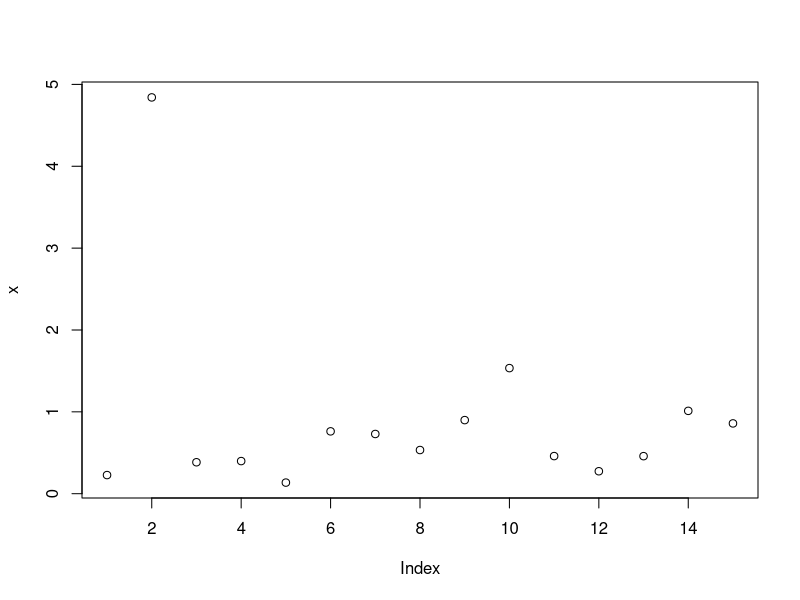
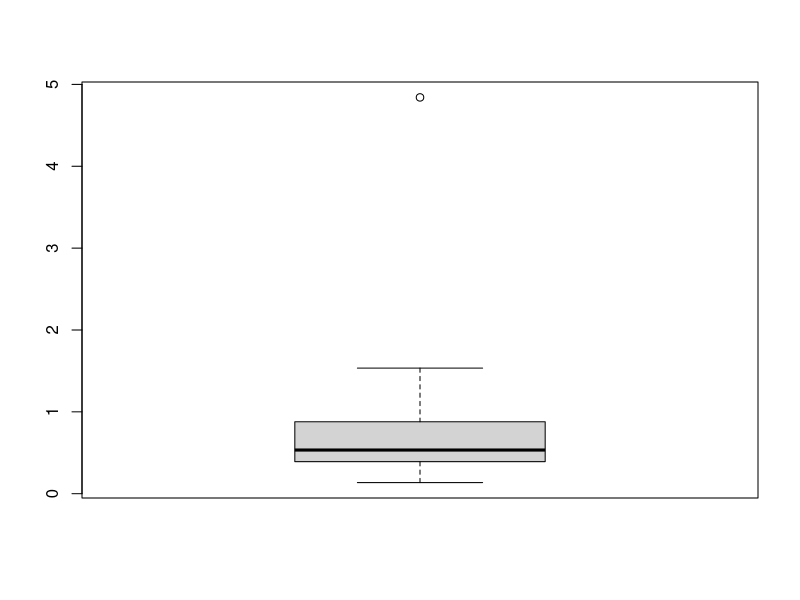
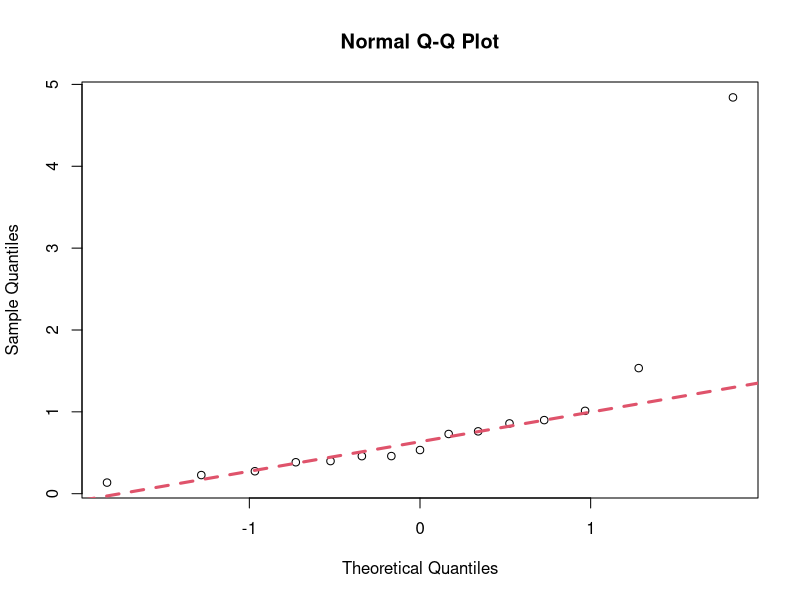
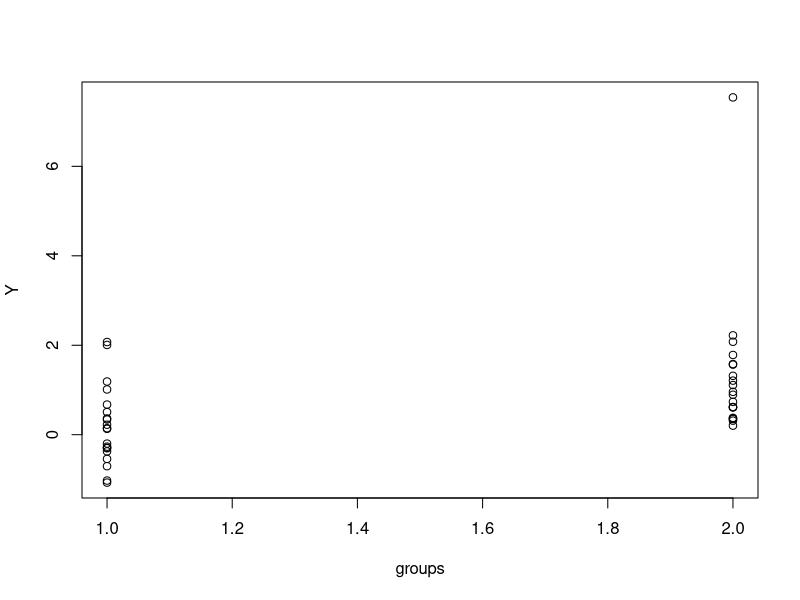
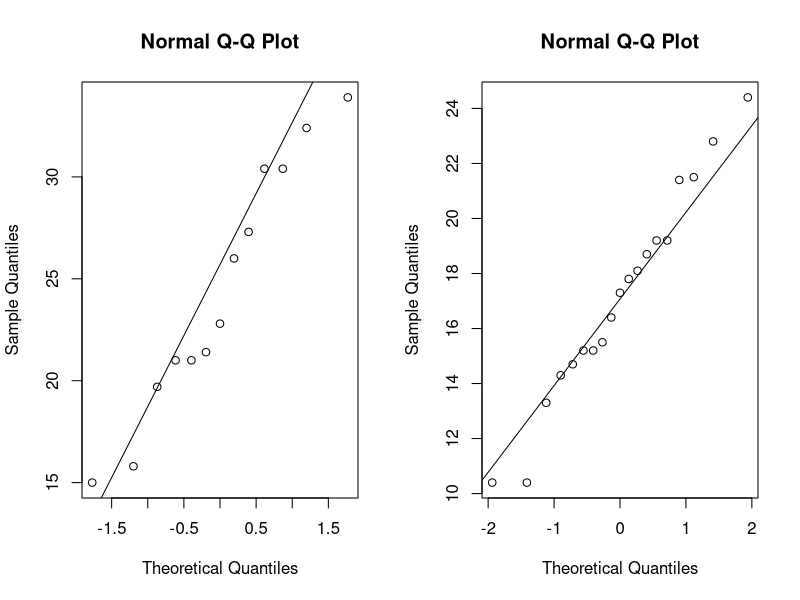
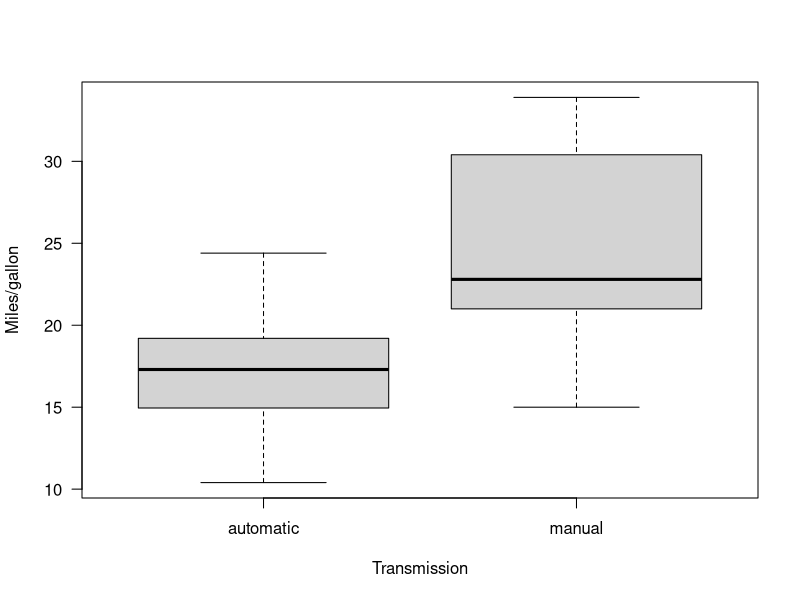

Generate these figures, in order, with R: (Note: this script raises an error after producing the figures.)
## ---- chunk 1
library(knitr)
opts_knit$set(global.par=TRUE) 
opts_chunk$set(cache.extra = rand_seed,fig.align='center')
set.seed(12)
## ---- chunk 2
#data = read.table("Z:/GitHub/RMarkdowns - Stat with R/4_Classical Tests/das.txt",header=T)
#attach(data)
#boxplot(y)
## ---- chunk 3
#t.test(y,mu=2.5,alt="less",conf=0.95)  # mean = 2.5, alternative hypothesis one-sided; we get a one-sided 95% CI for the mean 
## ---- chunk 4
#t.test(y,mu=2.5,alt="two.sided",conf=0.95) #2 sided-version
## ---- chunk 5
#detach(data)
## ---- chunk 6
x<-exp(rnorm(15))
plot(x)
## ---- chunk 7
boxplot(x)
## ---- chunk 8
qqnorm(x)
qqline(x,lty=2,col=2,lwd=3)
## ---- chunk 9
shapiro.test(x) # not normally distributed
## ---- chunk 10
summary(x)
## ---- chunk 11
wilcox.test(x, alternative="two.sided", mu=1) # high p value-> median of x is not different from 1
## ---- chunk 12
Y1 <- rnorm(20)
Y2 <- rlnorm(20)
Y <- c(Y1, Y2)
groups <- as.factor(c(rep("Y1", length(Y1)), rep("Y2", length(Y2))))
## ---- chunk 13
plot.default(Y ~ groups)
## ---- chunk 14
t.test(rank(Y) ~ groups)
## ---- chunk 15
head(mtcars)
## ---- chunk 16
mtcars$fam=factor(mtcars$am, levels=c(0,1), labels=c("automatic","manual")) #transform "am" into a factor (fam) [Transmission (0 = automatic, 1 = manual)]

attach(mtcars)
head(mtcars)
## ---- chunk 17
summary(mtcars$fam)
## ---- chunk 18
par(mfrow=c(1,2))
qqnorm(mpg[fam=="manual"]);qqline(mpg[fam=="manual"])
qqnorm(mpg[fam=="automatic"]); qqline(mpg[fam=="automatic"])
## ---- chunk 19
shapiro.test(mpg[fam=="manual"])  #normal distributed
## ---- chunk 20
shapiro.test(mpg[fam=="automatic"])   #normal distributed
## ---- chunk 21
par(mfrow=c(1,1))
## ---- chunk 22
boxplot(mpg~fam, ylab="Miles/gallon",xlab="Transmission",las=1)
## ---- chunk 23
t.test(mpg~fam,mu=0, alt="two.sided",conf=0.95,var.eq=F,paired=F)
## ---- chunk 24
t.test(mpg~fam) 
## ---- chunk 25
t.test(mpg~fam,var.eq=TRUE,paired=F)
## ---- chunk 26
boxplot(mpg~fam, ylab="Miles/gallon",xlab="Transmission",las=1)
## ---- chunk 27
var(mpg[fam=="manual"])
## ---- chunk 28
var(mpg[fam=="automatic"])
## ---- chunk 29
library(car)
## ---- chunk 30
leveneTest(mpg~fam) # Ho is that the population variances are equal
## ---- chunk 31
# Ho rejected, non-equal variances
## ---- chunk 32
qqnorm(hp[fam=="manual"]);qqline(hp[fam=="manual"])
## ---- chunk 33
qqnorm(hp[fam=="automatic"]);qqline(hp[fam=="automatic"])
## ---- chunk 34
shapiro.test(hp[fam=="manual"])  #not normally distributed
## ---- chunk 35
shapiro.test(hp[fam=="automatic"])  #normally distributed
## ---- chunk 36
boxplot(hp~fam)
## ---- chunk 37
wilcox.test(hp~fam,mu=0,alt="two.sided",conf.int=T,conf.level=0.95,paired=F,exact=F) ## non parametric conf.int are reported
## ---- chunk 38
detach(mtcars)
## ---- chunk 39
#streams = read.table("Z:/GitHub/RMarkdowns - Stat with R/4_Classical Tests/streams.txt",header=T)
#head(streams)
## ---- chunk 40
#attach(streams)
#summary(streams)
## ---- chunk 41
#plot(up,down)
#abline(a=0,b=1) #add a line with intercept 0 and slope 1
## ---- chunk 42
#shapiro.test(down) #not normally distributed
## ---- chunk 43
#shapiro.test(up) #normally distributed
## ---- chunk 44

#summary(up)
## ---- chunk 45
#summary(down)
## ---- chunk 46
#wilcox.test(up,down,mu=0,paired=T,conf.int=T,exact=F) #paired =T, low p ->reject Ho, medians are different
## ---- chunk 47
#detach(streams)
## ---- chunk 48
#fish = read.table("Z:/GitHub/RMarkdowns - Stat with R/4_Classical Tests/fishing.txt",header=T)
## ---- chunk 49
#attach(fish)
#head(fish)
## ---- chunk 50
#boxplot(before,after,ylab="Fish Density",
#        names=c("before", "after"))
## ---- chunk 51
#shapiro.test(before) #normally distributed
## ---- chunk 52
#shapiro.test(after)  #normally distributed
## ---- chunk 53
#plot(before,after)
#abline(a=0,b=1) 
## ---- chunk 54
#t.test(before,after,mu=0,paired=T)
## ---- chunk 55
#t.test(after,before,mu=0,paired=T) #changing the order of variables, we have a change in the sign of the t-test estimated mean of differences
## ---- chunk 56
#low p ->reject Ho, means are equal 

#detach(fish)
## ---- chunk 57
#Simulation of the weight of 1570 adult males normally distributed
data1=rnorm(1570,mean=75,sd=8)
hist(data1,main="Adult male weights",xlab="adult male weight",col="red",las=1)
## ---- chunk 58
#data = read.table("Z:/GitHub/RMarkdowns - Stat with R/4_Classical Tests/das.txt",header=T)
#summary(data)
## ---- chunk 59
#attach(data) #command search() helps to verify what is/is not attached)
#par(mfrow=c(2,2)) #to divide the plot window
#plot(y)
#boxplot(y)
#hist(y,breaks=20)
#y2=y
#y2[52]=21.75 # to change the 52nd value for 21.75 instead of 2.175:
#plot(y2)     #very good to spot mistakes, outliers
## ---- chunk 60
#par(mfrow=c(1,1)) #back to one plot window
## ---- chunk 61
#qqnorm(y)
#qqline(y,lty=2,col=2,lwd=3)
## ---- chunk 62
#shapiro.test(y)  # p-value=0.753, these data are normally distributed
## ---- chunk 63
#detach(data)
## ---- chunk 64
x=exp(rnorm(30))  #rnorm without specification (normal distributed or not) picks data from the standard normal, mean = 0, sd = 1
plot(x)
## ---- chunk 65
boxplot(x)
## ---- chunk 66
hist(x,breaks=50)
## ---- chunk 67
qqnorm(x)
qqline(x,lty=2,col=2,lwd=3)
## ---- chunk 68
shapiro.test(x)  #p-value=8.661e-07, not normally distributed
## ---- chunk 69
attach(mtcars)  
plot(hp,wt, main="scatterplot",las=1, xlab ="gross horse power", ylab="Weight (lb/1000)")
## ---- chunk 70
cor(hp,wt,method="pearson")
## ---- chunk 71
cor(hp,wt)#Pearson is the default method; the order of variables is not important
## ---- chunk 72
cor(hp,wt,method="spearman")
## ---- chunk 73
cor(hp,wt,method="kendal")
## ---- chunk 74
cor.test(hp,wt,method="pearson") #Pearson correlation test
## ---- chunk 75
cor.test(hp,wt,method="spearman") #Spearmn is a non-parametric, thus it is not possible to get CIs. There is a error message because R cannot compute exact p values (the test is based on ranks, we have few cars with the same hp or wt).We can get rid off the warning letting R know that approximate values are fine
## ---- chunk 76
cor.test(hp,wt,method="spearman",exact=F) 
## ---- chunk 77
cor.test(hp,wt,method="kendal",exact=F) #same happens with Kendal correlation test
## ---- chunk 78
pairs(mtcars)  # all possible pairwise plots
## ---- chunk 79
names(mtcars)
## ---- chunk 80
pairs(mtcars[,c(1,4,6)]) # subsetting the categories we will use
## ---- chunk 81
#cor(mtcars)
cor(mtcars[,c(1,4,6)])
## ---- chunk 82
detach(mtcars)
